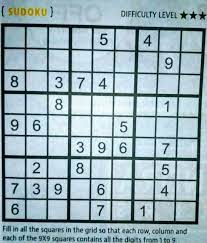
#> input picture ExampleBoardsImages/images.jpeg, 207 x 243 px
$ python -i Scanner.py   (imports and definitions only)   (older library calls are emulated)
#> lines starting #> are read from the running program, lines starting #| are printed output that depends on the picture; after the words box and inside, x2 and y2 are one past the last pixel; in counts of white or black regions, pixels touching at a corner belong together
### SudokoSolver/ImageUtils.py
import cv2
import numpy as np
from SudokoSolver.Utils import order_points

def crop_image(img,corners,offset=0):
    rect = order_points(corners)
    rect[0] = [rect[0][0]-offset,rect[0][1]-offset] #tl
    rect[1] = [rect[1][0]+offset,rect[1][1]-offset] # tr
    rect[2] = [rect[2][0]+offset,rect[2][1]+offset] #br
    rect[3] = [rect[3][0]-offset,rect[3][1]+offset] #bl
    (tl,tr,br,bl) = rect


    # (tl,tr,br,bl) = ((int(tl[0]-offset),int(tl[1]-offset)),(int(tr[0]+offset),int(tr[1]-offset)),(int(br[0]-offset),int(br[1]+offset)),(int(bl[0]+offset),int(bl[1]+offset)))
    widthA = np.sqrt(((br[0] - bl[0]) ** 2) + ((br[1] - bl[1]) ** 2))
    widthB = np.sqrt(((tr[0] - tl[0]) ** 2) + ((tr[1] - tl[1]) ** 2))
    maxWidth = max(int(widthA), int(widthB))

    heightA = np.sqrt(((tr[0] - br[0]) ** 2) + ((tr[1] - br[1]) ** 2))
    heightB = np.sqrt(((tl[0] - bl[0]) ** 2) + ((tl[1] - bl[1]) ** 2))
    maxHeight = max(int(heightA), int(heightB))

    dst = np.array([
        [0, 0],
		[maxWidth - 1, 0],
		[maxWidth - 1, maxHeight - 1],
		[0, maxHeight - 1]], dtype = "float32")

    M = cv2.getPerspectiveTransform(rect, dst)
    warped = cv2.warpPerspective(img, M, (maxWidth, maxHeight))
    return warped

def normlize_gray_image(grayImg):
    kernel1 = cv2.getStructuringElement(cv2.MORPH_ELLIPSE,(11,11))
    close = cv2.morphologyEx(grayImg,cv2.MORPH_CLOSE,kernel1)
    div = np.float32(grayImg)/(close)
    res = np.uint8(cv2.normalize(div,div,0,255,cv2.NORM_MINMAX))
    return res

def convert_image_to_gray_sale(img):
    #gray = cv2.GaussianBlur(img,(5,5),0)
    gray = cv2.cvtColor(img,cv2.COLOR_BGR2GRAY)
    return gray

def proportional_resize_image(img,scale):
    (h,w) = img.shape[:2]
    dim = (int(h*scale),int(w*scale))
    return cv2.resize(img,dim, interpolation=cv2.INTER_AREA)

# [5 lines left out: function image_to_vector, not called in this run]

from PIL import Image
import pillow_heif
import cv2
import numpy as np

# [20 lines left out: function convert_heic_to_jpeg, not called in this run]


def get_File_Formate(imgpath:str):
    strings = imgpath.split('.')
    if(strings.__len__() <2):
        return None
    else:
        return strings[-1]

### SudokoSolver/Utils.py
import cv2
import numpy as np

def convert_dounle_tuples_list_to_int(tuples_list):
    new_list = []
    for l in tuples_list:
        new_list.append([])
        for t in l:
            new_list[-1].append((int(t[0]), int(t[1])))
    return new_list

def sort_list(original_list):
    new_list = np.array(original_list,dtype = np.float32)
    print(len(original_list))
    c = new_list.reshape((100,2))
    c2 = c[np.argsort(c[:,1])]

    b = np.vstack([c2[i*10:(i+1)*10][np.argsort(c2[i*10:(i+1)*10,0])] for i in range(10)])
    return b.reshape((10,10,2))


def remove_last_row_and_column(list_2d):
    return [row[:-1] for row in list_2d[:-1]]

def order_points(pts):
    pts = np.array(pts)
    rect = np.zeros((4, 2), dtype = "float32")
    s = pts.sum(axis = 1)
    rect[0] = pts[np.argmin(s)]
    rect[2] = pts[np.argmax(s)]
    diff = np.diff(pts, axis = 1)
    rect[1] = pts[np.argmin(diff)]
    rect[3] = pts[np.argmax(diff)]
    return rect

# [8 lines left out: function get_list_shape, not called in this run]

### SudokoSolver/Scanner.py
import cv2
import numpy as np
from typing import List
from SudokoSolver.Utils import sort_list,convert_dounle_tuples_list_to_int,remove_last_row_and_column
from SudokoSolver.ImageUtils import crop_image, normlize_gray_image, convert_image_to_gray_sale,proportional_resize_image, convert_heic_to_jpeg, get_File_Formate
from SudokoSolver.OCR import predict_digits
class SudokoScanner:
    def __init__(self,boardImagePath) -> None:
#> called with boardImagePath = '../ExampleBoardsImages/images.jpeg'
        self.img = None
        self.is_image_cropped = False


        if(not isinstance(boardImagePath, str)):
            self.img = boardImagePath
            return

        if(get_File_Formate(boardImagePath) == 'HEIC'):
            self.img = convert_heic_to_jpeg(boardImagePath)
            self.img = proportional_resize_image(self.img,0.2)
        else:
            self.img = cv2.imread(boardImagePath)
#> self.img is the input picture: shape (243, 207, 3); mean B, G, R 183.8, 175.8, 152.9
            self.img = proportional_resize_image(self.img,2)

    def get_image(self):
        return self.img.copy()

    def get_board_image(self):
        return self._crop_board_from_image()

    def get_board_from_image(self) -> List[List[int]]:
        cells_images_array = self._get_array_of_cells_images()
        predicted_numbers = predict_digits(cells_images_array)

        return predicted_numbers

    def _get_numbers_arrray_from_images(self,images_arr):
        out = []
        for line in images_arr:
            out.append([])
            for img in line:
                out[-1].append(predict_digits(img))
        return out

    def _get_array_of_cells_images(self):
        board_image = self._crop_board_from_image()
        cellsImageList = []
        centroids_list = self._get_board_crosses_centroids()

        for i,l in enumerate(remove_last_row_and_column(centroids_list)):
            cellsImageList.append([])
            for j,p in enumerate(l):
                cellImageCorners = [
                    centroids_list[i][j],
                    centroids_list[i][j+1],
                    centroids_list[i+1][j],
                    centroids_list[i+1][j+1],
                ]
                cellImg = crop_image(board_image,cellImageCorners)
                cellsImageList[-1].append(cellImg)

        return cellsImageList


    def _get_board_crosses_centroids(self):
        centroids_list =  self._get_crosses_points_list()
        sorted_centroid_list = sort_list(centroids_list)
        return convert_dounle_tuples_list_to_int(sorted_centroid_list)

    def _get_board_mask(self):
        grayImage = convert_image_to_gray_sale(self.get_image())
        normlizedImg = normlize_gray_image(grayImage)
        mask = np.zeros((normlizedImg.shape),np.uint8)
        #thresh = cv2.adaptiveThreshold(normlizedImg,255,0,1,19,2)
        edges_lines =cv2.Canny(normlizedImg,60,200)
        kernel = np.ones((5,5),np.uint8)
        closing_edges_lines = cv2.morphologyEx(edges_lines, cv2.MORPH_CLOSE, kernel,iterations=1)
        contour,hier = cv2.findContours(closing_edges_lines,cv2.RETR_TREE,cv2.CHAIN_APPROX_SIMPLE)
        max_area = 0
        best_cnt = None
        for cnt in contour:
            area = cv2.contourArea(cnt)
            if area > 1000:
                if area > max_area:
                    max_area = area
                    best_cnt = cnt

        cv2.drawContours(mask,[best_cnt],0,255,-1)
        cv2.drawContours(mask,[best_cnt],0,0,2)

        return mask

    def _clean_board_background(self):
        grayImage = convert_image_to_gray_sale(self.get_image())
        normlizedImage = normlize_gray_image(grayImage)
        mask = self._get_board_mask()
#> in _get_board_mask, `edges_lines =cv2.Canny(normlizedImg,60,200)`:
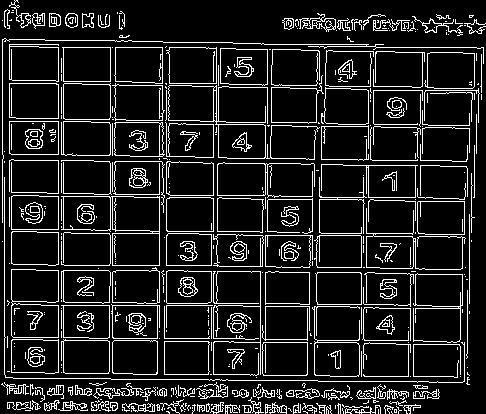
#> edges_lines: shape (414, 486); 12.5% white in thin lines or dots
#> in _get_board_mask, `closing_edges_lines = cv2.morphologyEx(edges_lines, cv2.MORPH_CLOSE, k..`: closing_edges_lines: shape (414, 486); 27.7% white; 25 white regions (1 under 20 px)
#> in _get_board_mask, `contour,hier = cv2.findContours(closing_edges_lines,cv2.RETR_TREE,cv2...`: contour = 216 contours, 1 with area under 20; largest, box (x1, y1, x2, y2) and area: (0, 35, 486, 414) 171098, (282, 13, 486, 36) 1912, (218, 86, 268, 123) 1680, (63, 83, 111, 120) 1657, (11, 83, 59, 119) 1636
#> the loop in _get_board_mask, `for cnt in contour:` made 216 passes
#> (area, max_area) on pass 1: (171098, 171098)
#> area on passes 2 to 7: 34, 83.5, 629.5, 305, 280.5, 40
#> after the loop in _get_board_mask, `for cnt in contour:`: best_cnt = contour of 270 points, box (x1, y1, x2, y2) (0, 35, 486, 414), area 171098; max_area = 171098
#> in _get_board_mask, `cv2.drawContours(mask,[best_cnt],0,255,-1)`: mask: shape (414, 486); 85.6% white; 13 black regions (3 under 20 px), largest, box (x1, y1, x2, y2) and area: (0, 0, 486, 47) 20781, (407, 64, 486, 414) 6059, (0, 242, 89, 391) 1194
#> in _get_board_mask, `cv2.drawContours(mask,[best_cnt],0,0,2)`:
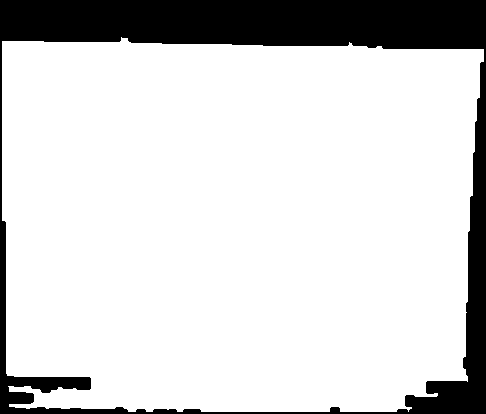
#> mask: shape (414, 486); 83.5% white; 1 black region, box (x1, y1, x2, y2) and area: (0, 0, 486, 414) 33247
        clean = cv2.bitwise_and(normlizedImage,mask)

        rows, cols = clean.shape
        row_count = 0
        for row in range(rows):
             if np.sum(clean[row, :] == 0) > rows / 2:
                 row_count+=1
        if(row_count < rows/6):
            for row in range(rows):
                if np.sum(clean[row, :] == 0) > rows / 2 :  # If most of the row is black
                    clean[row, :] = 0  # Set the entire row to black


        cols_count = 0
        for col in range(cols):
             if np.sum(clean[ :,col] == 0) > cols / 2:
                 cols_count+=1
        if(cols_count <cols/6):
            for col in range(cols):
                if np.sum(clean[:, col] == 0) > cols / 1.2:  # If most of the column is black
                    clean[:, col] = 0  # Set the entire column to black

        return clean

    def _get_vertical_lines(self):
        withoutBackgroundImage = self._clean_board_background()
#> after the loop in _clean_board_background, `for row in range(rows):`: row_count = 51
#> after the loop in _clean_board_background, `for row in range(rows):`:
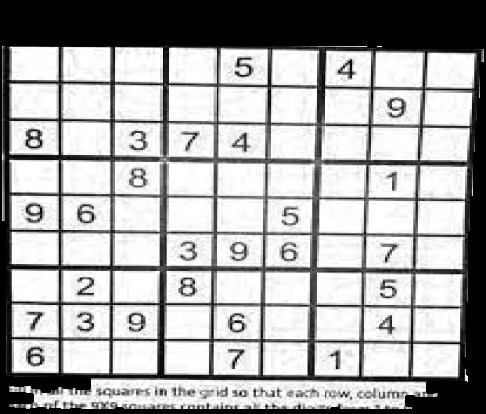
#> clean: shape (414, 486); min 0, max 255, mean 168.3
#> after the loop in _clean_board_background, `for col in range(cols):`: cols_count = 18
        kernelx = cv2.getStructuringElement(cv2.MORPH_RECT,(2,10))

        dx = cv2.Sobel(withoutBackgroundImage,cv2.CV_16S,1,0)
        dx = cv2.convertScaleAbs(dx)
        cv2.normalize(dx,dx,1,255,cv2.NORM_MINMAX)
        ret,binary = cv2.threshold(dx,0,255,cv2.THRESH_BINARY+cv2.THRESH_OTSU)
        binary = cv2.morphologyEx(binary,cv2.MORPH_DILATE,kernelx,iterations = 1)

        contour, hier = cv2.findContours(binary,cv2.RETR_EXTERNAL,cv2.CHAIN_APPROX_SIMPLE)
        for cnt in contour:
            x,y,w,h = cv2.boundingRect(cnt)
            if h/w > 5:
                cv2.drawContours(binary,[cnt],0,255,-1)
            else:
                cv2.drawContours(binary,[cnt],0,0,-1)
        #binary = cv2.morphologyEx(binary,cv2.MORPH_CLOSE,None,iterations = 2)

        kernel = np.ones((15,3))
        binary = cv2.dilate(binary,kernel,iterations = 1)

        rows, cols = binary.shape
        for col in range(cols):
            if np.sum(binary[:,col] == 255) > rows / 4 :  # If most of the row is black
                binary[:,col] = 255  # Set the entire row to black
            else:
                binary[ :,col] = 0

        return binary.copy()

    def _get_horitontal_lines(self):
        withoutBackgroundImage = self._clean_board_background()
        kernely = cv2.getStructuringElement(cv2.MORPH_RECT,(10,2))
        dy = cv2.Sobel(withoutBackgroundImage,cv2.CV_16S,0,1)
        dy = cv2.convertScaleAbs(dy)
        cv2.normalize(dy,dy,0,255,cv2.NORM_MINMAX)
        ret,binary = cv2.threshold(dy,0,255,cv2.THRESH_BINARY+cv2.THRESH_OTSU)
        binary = cv2.morphologyEx(binary,cv2.MORPH_DILATE,kernely)

        contour, hier = cv2.findContours(binary,cv2.RETR_EXTERNAL,cv2.CHAIN_APPROX_SIMPLE)
        for cnt in contour:
            x,y,w,h = cv2.boundingRect(cnt)
            if w/h > 5:
                cv2.drawContours(binary,[cnt],0,255,-1)
            else:
                cv2.drawContours(binary,[cnt],0,0,-1)

        kernel = np.ones((3,15))
        binary = cv2.dilate(binary,kernel,iterations = 1)

        rows, cols = binary.shape
        for row in range(rows):
            if np.sum(binary[row,:] == 255) > rows / 4 :  # If most of the row is black
                binary[row,:] = 255  # Set the entire row to black
            else:
                binary[ row,:] = 0
        return binary.copy()

    def _get_crosses_points_image(self):
        verticalLinesImage = self._get_vertical_lines()
#> in _get_vertical_lines, `ret,binary = cv2.threshold(dx,0,255,cv2.THRESH_BINARY+cv2.THRESH_OTSU)`: binary: shape (414, 486); 15.6% white; 379 white regions (202 under 20 px), largest, box (x1, y1, x2, y2) and area: (56, 160, 65, 266) 845, (55, 269, 65, 374) 841, (257, 271, 267, 376) 802
#> in _get_vertical_lines, `ret,binary = cv2.threshold(dx,0,255,cv2.THRESH_BINARY+cv2.THRESH_OTSU)`: ret = 123
#> in _get_vertical_lines, `binary = cv2.morphologyEx(binary,cv2.MORPH_DILATE,kernelx,iterations =..`: binary: shape (414, 486); 28.5% white; 58 white regions
#> in _get_vertical_lines, `contour, hier = cv2.findContours(binary,cv2.RETR_EXTERNAL,cv2.CHAIN_AP..`: contour = 58 contours, 3 with area under 20; largest, box (x1, y1, x2, y2) and area: (13, 373, 323, 414) 7725, (306, 42, 330, 382) 3606, (155, 43, 172, 380) 3487, (55, 42, 66, 379) 3028, (208, 43, 223, 381) 2845
#> the loop in _get_vertical_lines, `for cnt in contour:` made 58 passes
#> (x, y, w, h) on passes 1, 2, 3, 4, 5, 6, 7, 8, 9, 10, 12, 13: (8, 400, 4, 13), (432, 388, 8, 15), (18, 381, 10, 18), (8, 381, 8, 17), (324, 377, 105, 37), (13, 373, 310, 41), (464, 364, 6, 24), (328, 344, 15, 31), (226, 344, 21, 31), (23, 342, 24, 31), (375, 310, 23, 30), (238, 309, 11, 29)
#> (cnt, x, y, w, h) on passes 11, 33, 34, 55, 57: ([[251, 317], [251, 326], [252, 326], [252, 317]], 251, 317, 2, 10), ([[424, 195], [424, 204], [426, 204], [426, 195]], 424, 195, 3, 10), ([[403, 170], [403, 179], [404, 179], [404, 170]], 403, 170, 2, 10), ([[381, 41], [381, 52], [383, 52], [383, 41]], 381, 41, 3, 12), ([[366, 41], [366, 52], [368, 52], [368, 41]], 366, 41, 3, 12)
#> after the loop in _get_vertical_lines, `for cnt in contour:`: binary: shape (414, 486); 16.5% white; 12 white regions, largest, box (x1, y1, x2, y2) and area: (306, 42, 330, 382) 4045, (155, 43, 172, 380) 3966, (55, 42, 66, 379) 3371
#> in _get_vertical_lines, `binary = cv2.dilate(binary,kernel,iterations = 1)`: binary: shape (414, 486); 22% white; 10 white regions, largest, box (x1, y1, x2, y2) and area: (305, 35, 331, 389) 5381, (154, 36, 173, 387) 5165, (0, 34, 18, 386) 4697
#> after the loop in _get_vertical_lines, `for col in range(cols):`:
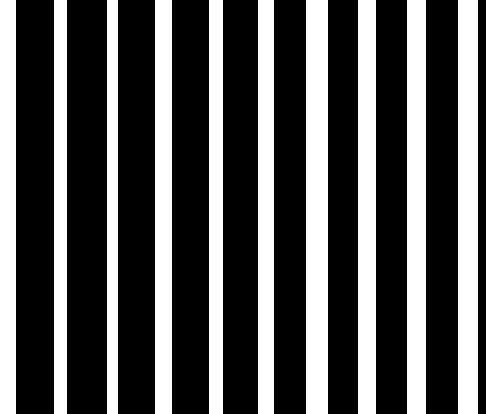
#> binary: shape (414, 486); 34.2% white; 10 white regions, largest, box (x1, y1, x2, y2) and area: (306, 0, 328, 414) 9108, (458, 0, 478, 414) 8280, (407, 0, 426, 414) 7866
        horizontalLinesImage = self._get_horitontal_lines()
#> the loop in _get_board_mask (call 2), `for cnt in contour:` made 216 passes
#> area on passes 2 to 13: 34, 83.5, 629.5, 305, 280.5, 40, 123.5, 67, 235.5, 221.5, 290.5, 282
#> in _get_horitontal_lines, `ret,binary = cv2.threshold(dy,0,255,cv2.THRESH_BINARY+cv2.THRESH_OTSU)`: binary: shape (414, 486); 18.3% white; 276 white regions (137 under 20 px), largest, box (x1, y1, x2, y2) and area: (9, 399, 413, 410) 1874, (90, 377, 427, 384) 1234, (219, 45, 429, 54) 1022
#> in _get_horitontal_lines, `ret,binary = cv2.threshold(dy,0,255,cv2.THRESH_BINARY+cv2.THRESH_OTSU)`: ret = 126
#> in _get_horitontal_lines, `binary = cv2.morphologyEx(binary,cv2.MORPH_DILATE,kernely)`: binary: shape (414, 486); 30.5% white; 61 white regions
#> in _get_horitontal_lines, `contour, hier = cv2.findContours(binary,cv2.RETR_EXTERNAL,cv2.CHAIN_AP..`: contour = 61 contours, 19 with area under 20; largest, box (x1, y1, x2, y2) and area: (4, 368, 474, 411) 12676, (0, 127, 474, 171) 5610, (5, 242, 470, 278) 4614, (7, 310, 470, 347) 3626, (4, 79, 481, 95) 3378
#> the loop in _get_horitontal_lines, `for cnt in contour:` made 61 passes
#> (x, y, w, h) on passes 6, 7, 10, 11, 12, 13, 14, 15, 17, 18, 19, 21: (331, 368, 15, 4), (4, 368, 470, 43), (324, 348, 22, 12), (223, 348, 28, 23), (22, 345, 28, 24), (372, 314, 30, 23), (223, 311, 35, 25), (123, 311, 32, 23), (7, 310, 463, 37), (22, 310, 28, 24), (7, 300, 466, 12), (375, 278, 27, 23)
#> (cnt, x, y, w, h) on passes 1, 2, 3, 4, 5, 8: ([[124, 383], [124, 384], [133, 384], [133, 383]], 124, 383, 10, 2), ([[10, 377], [10, 378], [30, 378], [30, 377]], 10, 377, 21, 2), ([[408, 369], [408, 370], [417, 370], [417, 369]], 408, 369, 10, 2), ([[105, 369], [105, 370], [114, 370], [114, 369]], 105, 369, 10, 2), ([[460, 368], [460, 370], [471, 370], [471, 368]], 460, 368, 12, 3), ([[460, 356], [460, 358], [470, 358], [470, 356]], 460, 356, 11, 3)
#> after the loop in _get_horitontal_lines, `for cnt in contour:`:
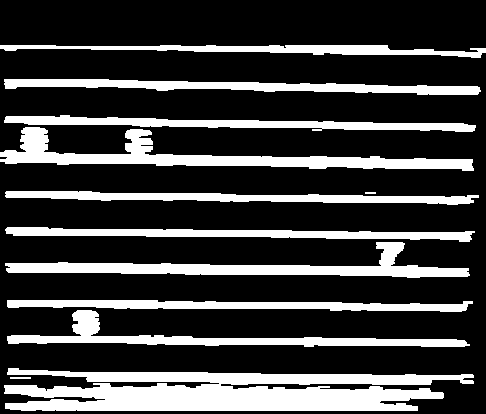
#> binary: shape (414, 486); 24.9% white; 12 white regions, largest, box (x1, y1, x2, y2) and area: (4, 368, 474, 411) 13782, (0, 127, 474, 171) 6199, (5, 242, 470, 278) 5128
#> in _get_horitontal_lines, `binary = cv2.dilate(binary,kernel,iterations = 1)`: binary: shape (414, 486); 33% white; 7 white regions, largest, box (x1, y1, x2, y2) and area: (0, 367, 481, 412) 17076, (0, 114, 483, 172) 13218, (0, 226, 482, 279) 11447
#> after the loop in _get_horitontal_lines, `for row in range(rows):`:
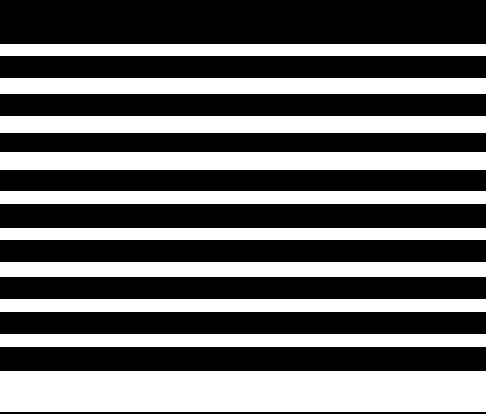
#> binary: shape (414, 486); 41.1% white; 10 white regions, largest, box (x1, y1, x2, y2) and area: (0, 371, 486, 412) 19926, (0, 152, 486, 170) 8748, (0, 116, 486, 133) 8262
        crossesImage = cv2.bitwise_and(verticalLinesImage,horizontalLinesImage)
        return crossesImage

    def _get_crosses_points_list(self):
        crossesPointsImage = self._get_crosses_points_image()
#> in _get_crosses_points_image, `crossesImage = cv2.bitwise_and(verticalLinesImage,horizontalLinesImage)`: crossesImage: shape (414, 486); 14% white; 100 white regions, largest, box (x1, y1, x2, y2) and area: (306, 371, 328, 412) 902, (458, 371, 478, 412) 820, (407, 371, 426, 412) 779
        contour,hier = cv2.findContours(crossesPointsImage,cv2.RETR_TREE,cv2.CHAIN_APPROX_SIMPLE)
        centroids = []
        for cnt in contour:
            mom = cv2.moments(cnt)
            (x,y) = int(mom['m10']/mom['m00']), int(mom['m01']/mom['m00'])
            centroids.append((x,y))
        return centroids

    def _get_board_corners(self):
        crosses_centroids = self._get_board_crosses_centroids()
#> the loop in _get_crosses_points_list, `for cnt in contour:` made 100 passes
#> cnt on passes 1 to 12: [[458, 371], [458, 411], [477, 411], [477, 371]], [[407, 371], [407, 411], [425, 411], [425, 371]], [[358, 371], [358, 411], [375, 411], [375, 371]], [[306, 371], [306, 411], [327, 411], [327, 371]], [[258, 371], [258, 411], [273, 411], [273, 371]], [[209, 371], [209, 411], [222, 411], [222, 371]], [[155, 371], [155, 411], [171, 411], [171, 371]], [[107, 371], [107, 411], [117, 411], [117, 371]], [[54, 371], [54, 411], [66, 411], [66, 371]], [[0, 371], [0, 411], [15, 411], [15, 371]], [[458, 334], [458, 346], [477, 346], [477, 334]], [[407, 334], [407, 346], [425, 346], [425, 334]]
#| 100
#> the loop in convert_dounle_tuples_list_to_int, `for l in tuples_list:` made 10 passes
        return [crosses_centroids[0][0],crosses_centroids[0][-1],crosses_centroids[-1][-1],crosses_centroids[-1][0]]

    def _crop_board_from_image(self):
        if(not self.is_image_cropped):
            board_corners = self._get_board_corners()
            self.img =  crop_image(self.get_image(),board_corners,5)
#> in crop_image, `warped = cv2.warpPerspective(img, M, (maxWidth, maxHeight))`:
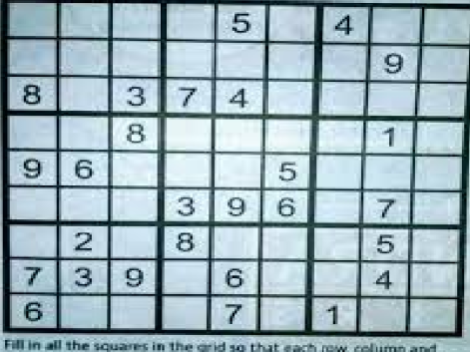
#> warped: shape (352, 470, 3); mean of channels 0, 1, 2 185.5, 176.7, 154.5; drawn as B, G, R
        return self.get_image()


>>> result = SudokoScanner('../ExampleBoardsImages/images.jpeg').get_board_image()
